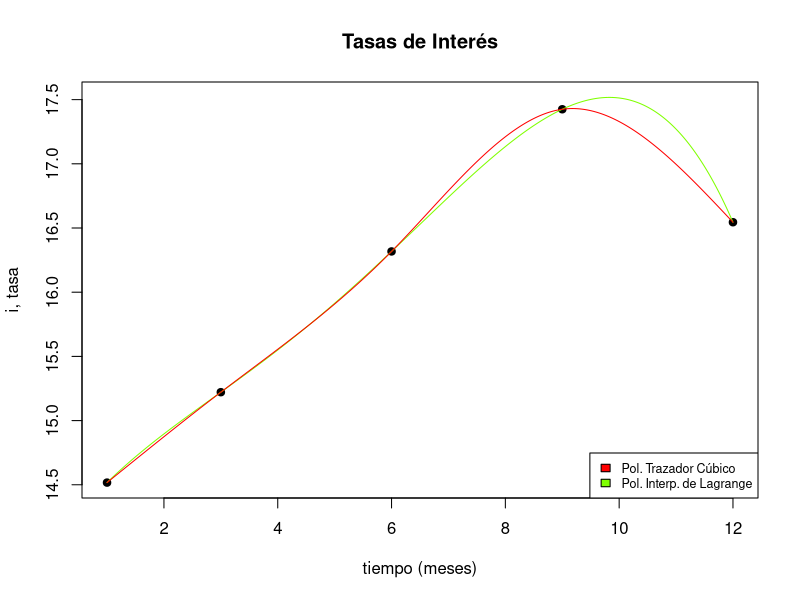

Recreate this plot in R.
# Interpolacion y aproximacion lineal.
# Algoritmos de interpolacion utilizados.


# Interpolacion iterada de Neville ----
Neville = function(x, y, x0) {
  
  n <- length(x)
  q <- matrix(data = 0, n, n)
  q[,1] <- y
  
  #Paso 1
  for (i in 2:n) {
    for (j in i:n) {
      q[j,i] <- ((x0 - x[j-i+1]) * q[j,i-1] - (x0 - x[j]) * q[j-1,i-1]) / (x[j] - x[j-i+1])
    }
  }
  
  #Paso 2
  #Tabla completa:
  #res <- list('Approximated value'=q[n,n], 'Neville iterations table'=q)
  return(q[n,n])
}


#Diferencias dividadas ----
Diferencias_Divididas = function(x,y)
{
  n = length(y)
  dif_divM <- matrix(NA, nrow = length(y), ncol = n)
  names = c("y",paste("D",1:(n-1),sep="") )
  dimnames(dif_divM) = list(0:(n-1),names)
  coeff <- c()
  
  for(i in 1:n) {
    dif_divM[i,1] <- y[i]
  }
  
  coeff <- c(coeff, dif_divM[1,1])
  
  for(i in 1:(n-1)) {
    for(j in 1:i) {
      dif_divM[(i+1), (j+1)] <- (dif_divM[(i+1),j] - dif_divM[i,j])/(x[i+1] - x[i+1-j])
      if((i+1)==(j+1)) {
        coeff <- c(coeff, dif_divM[(i+1),(j+1)])
      }
    }
  }
  
  #print("Tabla de diferencias divididas:")
  #print(dif_divM)
  #print("Coeficientes del polinomio:")
  #print(coeff)
  return(coeff)
}

# Polinomio interpolante de Lagrange ----
#Ecuacion del polinomio interpolante de lagrange evaluada en x
EcuacionPolinomioInterpolante = function(coef, xes, x){
  if(length(coef) != length(xes)) {return("Error en los datos ingresados")}
  P = 0
  for (n in 1:length(xes)) {
    P  = P + (coef[n] * recursiva(x, xes, n-1))  
  }
  return(P)
}

#Funcion recursiva utilizada para  ir escribiendo el polinomio
recursiva = function(x, xes, n){
  if(n == 0) {return(1)}
  else if(n == 1){
    return(x - xes[1])
  }
  else{
    return((x - xes[n]) * recursiva(x, xes, n - 1))
  }
}

# Expresion del polinomio de lagrange en la consola ----
EscriboPolinomioInterpolante = function(coef, xes){
  if(length(coef) != length(xes)) {return("Error en los datos ingresados")}
  P = ""
  for (n in 1:length(xes)) {
    if(n == 1){
      P = paste0(P, sprintf(fmt = "%3.10f + ", coef[1]))
    }else{
      P = paste0(P, sprintf(fmt = "%3.10f*(%s", coef[n], recursiva2(xes, n-1)))
    }
  }
  return(P)
}

#Funcion recursiva utilizada para ir escribiendo el polinomio.
recursiva2 = function(xes, n){
  if(n == 0) {return(sprintf("H"))}
  else if(n == 1){
    return(sprintf(fmt = "x - %3.10f) + ", xes[1]))
  }
  else{
    return(sprintf(fmt = "x - %s)*(%s", xes[n], recursiva2(xes, n-1)))
  }
}
#EscriboPolinomioInterpolante(coeficientes, x)

# Trazador cubico natural ----
TrazadorCubicoNatural = function(x,y)
{
  n = length(y)
  j = n - 1
  
  a = y
  b = c(rep(NA,n))
  c = c(rep(NA,n))
  d = c(rep(NA,n))
  
  A = c(rep(NA,n))
  h = c(rep(NA,n))
  l = c(rep(NA,n))
  u = c(rep(NA,n))
  z = c(rep(NA,n))
  
  #Paso 1
  for (i in 1:j) { 
    h[i] = x[i + 1] - x[i]
  }
  
  
  #Paso 2
  for (i in 1:j) { 
    if(i != 1){
      A[i] = (3 * (a[i + 1] - a[i])/(h[i])) - (3 * (a[i] - a[i - 1]) /h[i - 1])
    }
  }
  
  
  #Paso 3
  l[1] = 1
  u[1] = 0
  z[1] = 0
  
  #Paso 4
  for (i in 2:j) {
    l[i] = 2 * (x[i + 1] - x[i - 1]) - h[i - 1] * u[i - 1]
    u[i] = h[i]/l[i]
    z[i] = (A[i] - h[i - 1] * z[i - 1])/l[i]
  }
  
  #Paso 5
  l[n] = 1
  z[n] = 0
  c[n] = 0
  
  #Paso 6
  for (i in j:1) {
    c[i] = z[i] - u[i] * c[i + 1]
    b[i] = (a[i + 1] - a[i])/h[i] - h[i] * (c[i + 1] + 2*c[i])/3
    d[i] = (c[i + 1] - c[i])/(3*h[i])
  }
  
  #Paso 7
  results = matrix(rep(NA, 4*j), nrow = j, ncol = 4, byrow = F)
  for (k in 1:j) {
    results[k, 1] = a[k]
    results[k, 2] = b[k]
    results[k, 3] = c[k]
    results[k, 4] = d[k]
  }
  return(results)
  
}

# Trazador Cubico Condicionado ----
TrazadorCubicoCondicionado = function(x, y, fpo, fpn){
  n = length(y)
  j = n - 1
  
  a = y
  b = c(rep(NA,n))
  c = c(rep(NA,n))
  d = c(rep(NA,n))
  
  A = c(rep(NA,n))
  h = c(rep(NA,n))
  l = c(rep(NA,n))
  u = c(rep(NA,n))
  z = c(rep(NA,n))
  
  #Paso 1
  for (i in 1:j) { 
    h[i] = x[i + 1] - x[i]
  }
  
  #Paso 2
  A[1] = 3*(a[2] - a[1])/(h[1]) - 3*fpo#Atencion indices y division
  A[n] = 3*fpn - 3*(a[n] - a[n-1])/(h[n-1])
  
  #Paso 3
  for (i in 2:j) {
    A[i] = 3*(a[i+1] - a[i])/(h[i]) - 3*(a[i] - a[i-1])/(h[i-1])
  }
  
  #Paso 4
  l[1] = 2*h[1]
  u[1] = 0.5
  z[1] = A[1]/l[1]
  
  #Paso 5
  for (i in 2:j) {
    l[i] = 2*(x[i+1] - x[i-1]) - h[i-1]*u[i-1]
    u[i] = h[i]/l[i]
    z[i] = (A[i] - h[i-1]*z[i-1])/l[i]
  }
  
  #Paso 6
  l[n] = h[n-1]*(2 - u[n-1])
  z[n] = (A[n] - h[n-1]*z[n-1])/l[n]
  c[n] = z[n]
  
  #Paso 7
  for (i in j:1) {
    c[i] = z[i] - u[i]*c[i+1]
    b[i] = (a[i+1] - a[i])/h[i] - h[i] * (c[i+1] + 2*c[i])/3
    d[i] = (c[i+1] - c[i])/(3*h[i])
  }
  
  #Paso 8
  results = matrix(rep(NA, 4*j), nrow = j, ncol = 4, byrow = F)
  for (k in 1:j) {
    results[k, 1] = a[k]
    results[k, 2] = b[k]
    results[k, 3] = c[k]
    results[k, 4] = d[k]
  }
  return(results)
}

#Escritura e interpolacion cubic splines ----

#Escribre los polinomios interpolantes
S_function = function(x, results)
{
  n = length(x)
  j = n-1
  for (i in 1:j) {
    msg = sprintf(fmt = "S%i: %f + (%f*(x - %f)) + (%f*(x - %f))^2 + (%f*(x - %f))^3 en [%f, %f] ", 
                  i, results[i,1], results[i,2], x[i], results[i,3], x[i], results[i,4], x[i], x[i], x[i+1])
    print(msg)
  }
}

Interpolar_Cubic = function(xo, x, results)
{
  n = length(x)
  j = n-1
  for (i in 1:j) {
    if(xo <  x[i + 1]){
      val = results[i,1] + (results[i,2]*(xo - x[i])) + (results[i,3]*(xo - x[i])^2) + (results[i,4]*(xo - x[i])^3)
      return(val)
    }
  }
}

# Ejemplos ----

# Escribo polinomio interpolante de Lagrange.
x = c(1, 3, 6, 9, 12)
y1 = c(14.5170, 15.2212, 16.3175, 17.4250, 16.5450)

coef_tasas = Diferencias_Divididas(x, y1)
EscriboPolinomioInterpolante(coef_tasas, x)


# Escribo polinomios interpolantes de cubic splines.
# Ejemplo Burden Faires.
x = c(0, 1, 2, 3)
y = c(1, exp(1), exp(2), exp(3))
fpo = 1 #Derivada en el punto inicial
fpn = exp(3) #Derivada en el punto final

estructura = TrazadorCubicoCondicionado(x, y, fpo, fpn)
S_function(x, estructura)

estructura2 = TrazadorCubicoNatural(x, y)
S_function(x, estructura2)

# Completar una columna----
# Datos iniciales incluyendo datos a interpolar.
t = seq(12)
i = c(14.5170, NA, 15.2212, NA, NA, 16.3175, NA, NA, 17.4250, NA, NA, 16.5450)

# Datos iniciales que si se tienen.
x = c(1, 3, 6, 9, 12)
y1 = c(14.5170, 15.2212, 16.3175, 17.4250, 16.5450)

# Interpolacion: diferencias divididas

coef_tasas = Diferencias_Divididas(x, y1)

i_PolInterpolante = c(14.5170, NA, 15.2212, NA, NA, 16.3175, NA, NA, 17.4250, NA, NA, 16.5450) #Columna a completar
for (k in 1:length(t)) {
  if(is.na(i_PolInterpolante[k]))
  {
    i_PolInterpolante[k] = EcuacionPolinomioInterpolante(coef_tasas, x, k)
    msg = sprintf(fmt = "TasaL(%i) = %3.7f", #Se agrego el %3.7f para 7 decimales, sin eso hay un error de redondeo
                  k, EcuacionPolinomioInterpolante(coef_tasas, x, k))
    print(msg)
  }
}

# Interpolacion: Por metodo iterado de neville
i_PolInterpolante = c(14.5170, NA, 15.2212, NA, NA, 16.3175, NA, NA, 17.4250, NA, NA, 16.5450)
for (k in 1:length(t)) {
  if(is.na(i_PolInterpolante[k]))
  {
    i_PolInterpolante[k] = Neville(x, y1, k)
    msg = sprintf(fmt = "TasaL(%i) = %3.7f",
                  k, Neville(x, y1, k))
    print(msg)
  }
}

# Interpolacion: Por trazador cubico natural
estructura = TrazadorCubicoNatural(x, y1)
i_TrazadorCubico = c(14.5170, NA, 15.2212, NA, NA, 16.3175, NA, NA, 17.4250, NA, NA, 16.5450)
for (k in 1:length(t)) {
  if(is.na(i_TrazadorCubico[k]))
  {
    i_TrazadorCubico[k] = Interpolar_Cubic(k, x, estructura)
    msg = sprintf(fmt = "TasaC(%i) = %3.7f", 
                  k, Interpolar_Cubic(k, x, estructura))
    print(msg)
  }
}

# Ejemplo grafico ----
#Realice un gráfico que contenga lo siguiente (ajuste los valores de los ejes para que todas líneas se vean completas):
#(i) Pares (mes, Tasa) originales con puntos sin unir, de color negro.
#(ii) Polinomio de Lagrange para valores desde 1 hasta 12 meses (use al menos 1000 pares de puntos para graficar), usando línea continua verde.
#(iii) Trazador cúbico para valores desde 1 hasta 12 meses (use al menos 1000 pares de puntos para graficar), usando línea continua roja.

time = seq(from=1, to=12, length.out = 1000)
Px = rep(NA,1000)
for (i in 1:1000) {
  Px[i] =  EcuacionPolinomioInterpolante(coef_tasas, x, time[i])
}

plot(x, y1, 
     xlab = "tiempo (meses)", 
     ylab = "i, tasa", 
     main = "Tasas de Interés", 
     type = "p",
     ylim = c(min(Px), max(Px)),
     pch = 19
)

#Agrego el polinomio de Lagrange
lines(time, Px, col = "chartreuse")

#Polinomio Cubic
time = seq(from=1, to=12, length.out = 1000)
Px = rep(NA,1000)
Px[1000] = 16.5450
for (i in 1:999) {
  Px[i] = (Interpolar_Cubic(time[i], x, estructura)) 
}

lines(time, Px, col = "red")

#Leyenda
legend("bottomright",
       c("Pol. Trazador Cúbico","Pol. Interp. de Lagrange"),
       fill=c("red","chartreuse"),
       cex = 0.75)
